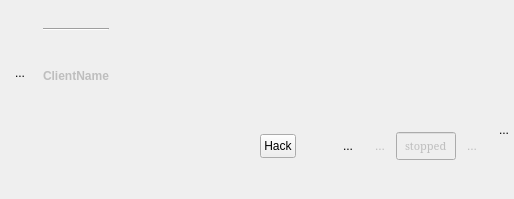
<?xml version="1.0" encoding="UTF-8"?>
<ui version="4.0">
 <class>ClientSlotWidget</class>
 <widget class="QFrame" name="ClientSlotWidget">
  <property name="geometry">
   <rect>
    <x>0</x>
    <y>0</y>
    <width>514</width>
    <height>199</height>
   </rect>
  </property>
  <property name="contextMenuPolicy">
   <enum>Qt::DefaultContextMenu</enum>
  </property>
  <property name="windowTitle">
   <string>Frame</string>
  </property>
  <layout class="QVBoxLayout" name="verticalLayout">
   <property name="spacing">
    <number>0</number>
   </property>
   <property name="leftMargin">
    <number>0</number>
   </property>
   <property name="topMargin">
    <number>3</number>
   </property>
   <property name="rightMargin">
    <number>0</number>
   </property>
   <property name="bottomMargin">
    <number>3</number>
   </property>
   <item>
    <spacer name="verticalSpacer_5">
     <property name="orientation">
      <enum>Qt::Vertical</enum>
     </property>
     <property name="sizeHint" stdset="0">
      <size>
       <width>20</width>
       <height>40</height>
      </size>
     </property>
    </spacer>
   </item>
   <item>
    <layout class="QVBoxLayout" name="mainLayout">
     <property name="spacing">
      <number>2</number>
     </property>
     <item>
      <layout class="QHBoxLayout" name="horizontalLayout_2">
       <item>
        <spacer name="horizontalSpacer_5">
         <property name="orientation">
          <enum>Qt::Horizontal</enum>
         </property>
         <property name="sizeType">
          <enum>QSizePolicy::Fixed</enum>
         </property>
         <property name="sizeHint" stdset="0">
          <size>
           <width>4</width>
           <height>20</height>
          </size>
         </property>
        </spacer>
       </item>
       <item>
        <widget class="QToolButton" name="iconButton">
         <property name="sizePolicy">
          <sizepolicy hsizetype="Expanding" vsizetype="Expanding">
           <horstretch>0</horstretch>
           <verstretch>0</verstretch>
          </sizepolicy>
         </property>
         <property name="minimumSize">
          <size>
           <width>32</width>
           <height>32</height>
          </size>
         </property>
         <property name="maximumSize">
          <size>
           <width>32</width>
           <height>32</height>
          </size>
         </property>
         <property name="styleSheet">
          <string notr="true">QToolButton::menu-indicator{ image: url(none.jpg);}
QToolButton {border: none}</string>
         </property>
         <property name="text">
          <string>...</string>
         </property>
         <property name="iconSize">
          <size>
           <width>32</width>
           <height>32</height>
          </size>
         </property>
         <property name="popupMode">
          <enum>QToolButton::InstantPopup</enum>
         </property>
        </widget>
       </item>
       <item>
        <spacer name="horizontalSpacer_2">
         <property name="orientation">
          <enum>Qt::Horizontal</enum>
         </property>
         <property name="sizeType">
          <enum>QSizePolicy::Fixed</enum>
         </property>
         <property name="sizeHint" stdset="0">
          <size>
           <width>5</width>
           <height>20</height>
          </size>
         </property>
        </spacer>
       </item>
       <item>
        <layout class="QVBoxLayout" name="verticalLayout_4">
         <item>
          <widget class="Line" name="line">
           <property name="orientation">
            <enum>Qt::Horizontal</enum>
           </property>
          </widget>
         </item>
         <item>
          <spacer name="verticalSpacer_2">
           <property name="orientation">
            <enum>Qt::Vertical</enum>
           </property>
           <property name="sizeHint" stdset="0">
            <size>
             <width>20</width>
             <height>40</height>
            </size>
           </property>
          </spacer>
         </item>
         <item>
          <widget class="QLabel" name="ClientName">
           <property name="enabled">
            <bool>false</bool>
           </property>
           <property name="sizePolicy">
            <sizepolicy hsizetype="Preferred" vsizetype="Preferred">
             <horstretch>0</horstretch>
             <verstretch>0</verstretch>
            </sizepolicy>
           </property>
           <property name="maximumSize">
            <size>
             <width>16777215</width>
             <height>16777215</height>
            </size>
           </property>
           <property name="styleSheet">
            <string notr="true">font-weight : bold</string>
           </property>
           <property name="text">
            <string>ClientName</string>
           </property>
          </widget>
         </item>
         <item>
          <spacer name="verticalSpacer_3">
           <property name="orientation">
            <enum>Qt::Vertical</enum>
           </property>
           <property name="sizeHint" stdset="0">
            <size>
             <width>20</width>
             <height>40</height>
            </size>
           </property>
          </spacer>
         </item>
        </layout>
       </item>
       <item>
        <spacer name="horizontalSpacer_6">
         <property name="orientation">
          <enum>Qt::Horizontal</enum>
         </property>
         <property name="sizeType">
          <enum>QSizePolicy::MinimumExpanding</enum>
         </property>
         <property name="sizeHint" stdset="0">
          <size>
           <width>0</width>
           <height>20</height>
          </size>
         </property>
        </spacer>
       </item>
      </layout>
     </item>
     <item>
      <layout class="QHBoxLayout" name="layout_top">
       <property name="spacing">
        <number>0</number>
       </property>
       <item>
        <widget class="QWidget" name="spacerLeftOfDown" native="true">
         <layout class="QHBoxLayout" name="horizontalLayout">
          <property name="spacing">
           <number>0</number>
          </property>
          <property name="leftMargin">
           <number>0</number>
          </property>
          <property name="topMargin">
           <number>0</number>
          </property>
          <property name="rightMargin">
           <number>0</number>
          </property>
          <property name="bottomMargin">
           <number>0</number>
          </property>
          <item>
           <spacer name="horizontalSpacer_3">
            <property name="orientation">
             <enum>Qt::Horizontal</enum>
            </property>
            <property name="sizeType">
             <enum>QSizePolicy::Expanding</enum>
            </property>
            <property name="sizeHint" stdset="0">
             <size>
              <width>0</width>
              <height>20</height>
             </size>
            </property>
           </spacer>
          </item>
         </layout>
        </widget>
       </item>
       <item>
        <widget class="NexHackButton" name="toolButtonHack">
         <property name="sizePolicy">
          <sizepolicy hsizetype="Preferred" vsizetype="Fixed">
           <horstretch>0</horstretch>
           <verstretch>0</verstretch>
          </sizepolicy>
         </property>
         <property name="minimumSize">
          <size>
           <width>36</width>
           <height>20</height>
          </size>
         </property>
         <property name="maximumSize">
          <size>
           <width>36</width>
           <height>24</height>
          </size>
         </property>
         <property name="toolTip">
          <string>Display client Nex-Hack properties</string>
         </property>
         <property name="autoFillBackground">
          <bool>false</bool>
         </property>
         <property name="text">
          <string>Hack</string>
         </property>
         <property name="icon">
          <iconset>
           <normaloff>:/scalable/breeze/layer-visible-on.png</normaloff>:/scalable/breeze/layer-visible-on.png</iconset>
         </property>
         <property name="iconSize">
          <size>
           <width>32</width>
           <height>32</height>
          </size>
         </property>
         <property name="checkable">
          <bool>true</bool>
         </property>
         <property name="toolButtonStyle">
          <enum>Qt::ToolButtonTextOnly</enum>
         </property>
        </widget>
       </item>
       <item>
        <widget class="QToolButton" name="toolButtonGUI">
         <property name="minimumSize">
          <size>
           <width>32</width>
           <height>32</height>
          </size>
         </property>
         <property name="styleSheet">
          <string notr="true">QToolButton{border:none}</string>
         </property>
         <property name="text">
          <string/>
         </property>
         <property name="icon">
          <iconset>
           <normaloff>../../../.designer/backup</normaloff>../../../.designer/backup</iconset>
         </property>
         <property name="iconSize">
          <size>
           <width>22</width>
           <height>22</height>
          </size>
         </property>
        </widget>
       </item>
       <item>
        <spacer name="horizontalSpacer">
         <property name="orientation">
          <enum>Qt::Horizontal</enum>
         </property>
         <property name="sizeType">
          <enum>QSizePolicy::Fixed</enum>
         </property>
         <property name="sizeHint" stdset="0">
          <size>
           <width>4</width>
           <height>20</height>
          </size>
         </property>
        </spacer>
       </item>
       <item>
        <widget class="QToolButton" name="startButton">
         <property name="minimumSize">
          <size>
           <width>32</width>
           <height>32</height>
          </size>
         </property>
         <property name="maximumSize">
          <size>
           <width>32</width>
           <height>32</height>
          </size>
         </property>
         <property name="toolTip">
          <string>Launch</string>
         </property>
         <property name="styleSheet">
          <string notr="true">QToolButton {border: none}</string>
         </property>
         <property name="text">
          <string>...</string>
         </property>
         <property name="icon">
          <iconset resource="../resources.qrc">
           <normaloff>:/scalable/breeze/media-playback-start.svg</normaloff>
           <disabledoff>:/scalable/breeze/disabled/media-playback-start.svg</disabledoff>:/scalable/breeze/media-playback-start.svg</iconset>
         </property>
         <property name="iconSize">
          <size>
           <width>32</width>
           <height>32</height>
          </size>
         </property>
        </widget>
       </item>
       <item>
        <widget class="QToolButton" name="stopButton">
         <property name="enabled">
          <bool>false</bool>
         </property>
         <property name="minimumSize">
          <size>
           <width>32</width>
           <height>32</height>
          </size>
         </property>
         <property name="maximumSize">
          <size>
           <width>32</width>
           <height>32</height>
          </size>
         </property>
         <property name="toolTip">
          <string>&lt;html&gt;&lt;head/&gt;&lt;body&gt;&lt;p&gt;Politely ask the client to stop.&lt;/p&gt;&lt;/body&gt;&lt;/html&gt;</string>
         </property>
         <property name="styleSheet">
          <string notr="true">QToolButton {border: none}</string>
         </property>
         <property name="text">
          <string>...</string>
         </property>
         <property name="icon">
          <iconset resource="../resources.qrc">
           <normaloff>:/scalable/breeze/media-playback-stop.svg</normaloff>
           <disabledoff>:/scalable/breeze/disabled/media-playback-stop.svg</disabledoff>:/scalable/breeze/media-playback-stop.svg</iconset>
         </property>
         <property name="iconSize">
          <size>
           <width>32</width>
           <height>32</height>
          </size>
         </property>
        </widget>
       </item>
       <item>
        <widget class="StatusBar" name="lineEditClientStatus">
         <property name="enabled">
          <bool>false</bool>
         </property>
         <property name="sizePolicy">
          <sizepolicy hsizetype="Fixed" vsizetype="Fixed">
           <horstretch>0</horstretch>
           <verstretch>0</verstretch>
          </sizepolicy>
         </property>
         <property name="maximumSize">
          <size>
           <width>60</width>
           <height>28</height>
          </size>
         </property>
         <property name="font">
          <font>
           <family>Serif</family>
           <pointsize>8</pointsize>
           <weight>50</weight>
           <bold>false</bold>
          </font>
         </property>
         <property name="toolTip">
          <string>Status</string>
         </property>
         <property name="text">
          <string>stopped</string>
         </property>
         <property name="frame">
          <bool>true</bool>
         </property>
         <property name="alignment">
          <set>Qt::AlignCenter</set>
         </property>
         <property name="readOnly">
          <bool>true</bool>
         </property>
        </widget>
       </item>
       <item>
        <widget class="QToolButton" name="saveButton">
         <property name="enabled">
          <bool>false</bool>
         </property>
         <property name="minimumSize">
          <size>
           <width>32</width>
           <height>32</height>
          </size>
         </property>
         <property name="maximumSize">
          <size>
           <width>32</width>
           <height>32</height>
          </size>
         </property>
         <property name="toolTip">
          <string>Save</string>
         </property>
         <property name="styleSheet">
          <string notr="true">QToolButton {border: none}</string>
         </property>
         <property name="text">
          <string>...</string>
         </property>
         <property name="icon">
          <iconset resource="../resources.qrc">
           <normaloff>:/scalable/breeze/document-save.svg</normaloff>:/scalable/breeze/document-save.svg</iconset>
         </property>
         <property name="iconSize">
          <size>
           <width>32</width>
           <height>32</height>
          </size>
         </property>
        </widget>
       </item>
       <item>
        <spacer name="horizontalSpacer_4">
         <property name="orientation">
          <enum>Qt::Horizontal</enum>
         </property>
         <property name="sizeType">
          <enum>QSizePolicy::Fixed</enum>
         </property>
         <property name="sizeHint" stdset="0">
          <size>
           <width>6</width>
           <height>20</height>
          </size>
         </property>
        </spacer>
       </item>
       <item>
        <layout class="QVBoxLayout" name="verticalLayout_2">
         <item>
          <widget class="QToolButton" name="closeButton">
           <property name="sizePolicy">
            <sizepolicy hsizetype="Preferred" vsizetype="Preferred">
             <horstretch>0</horstretch>
             <verstretch>0</verstretch>
            </sizepolicy>
           </property>
           <property name="maximumSize">
            <size>
             <width>22</width>
             <height>22</height>
            </size>
           </property>
           <property name="toolTip">
            <string>Remove</string>
           </property>
           <property name="styleSheet">
            <string notr="true">QToolButton {border: none}</string>
           </property>
           <property name="text">
            <string>...</string>
           </property>
           <property name="icon">
            <iconset resource="../resources.qrc">
             <normaloff>:/scalable/breeze/window-close.svg</normaloff>:/scalable/breeze/window-close.svg</iconset>
           </property>
          </widget>
         </item>
         <item>
          <spacer name="verticalSpacer">
           <property name="orientation">
            <enum>Qt::Vertical</enum>
           </property>
           <property name="sizeHint" stdset="0">
            <size>
             <width>20</width>
             <height>40</height>
            </size>
           </property>
          </spacer>
         </item>
        </layout>
       </item>
      </layout>
     </item>
    </layout>
   </item>
   <item>
    <spacer name="verticalSpacer_4">
     <property name="orientation">
      <enum>Qt::Vertical</enum>
     </property>
     <property name="sizeHint" stdset="0">
      <size>
       <width>20</width>
       <height>40</height>
      </size>
     </property>
    </spacer>
   </item>
  </layout>
  <action name="actionSaveAsApplicationTemplate">
   <property name="icon">
    <iconset theme="document-save-as-template">
     <normaloff>../../../../../.designer/backup</normaloff>../../../../../.designer/backup</iconset>
   </property>
   <property name="text">
    <string>Save As Application Template</string>
   </property>
  </action>
  <action name="actionProperties">
   <property name="icon">
    <iconset theme="document-properties">
     <normaloff>../../../../../.designer/backup</normaloff>../../../../../.designer/backup</iconset>
   </property>
   <property name="text">
    <string>Properties</string>
   </property>
  </action>
  <action name="actionReturnToAPreviousState">
   <property name="icon">
    <iconset theme="media-seek-backward">
     <normaloff>../../../.designer/backup</normaloff>../../../.designer/backup</iconset>
   </property>
   <property name="text">
    <string>Return To A Previous State</string>
   </property>
  </action>
  <action name="actionRename">
   <property name="icon">
    <iconset theme="edit-rename">
     <normaloff>../../../.designer/backup</normaloff>../../../.designer/backup</iconset>
   </property>
   <property name="text">
    <string>Rename</string>
   </property>
  </action>
  <action name="actionFindBoxesInPatchbay">
   <property name="icon">
    <iconset theme="edit-find">
     <normaloff>.</normaloff>.</iconset>
   </property>
   <property name="text">
    <string>Find boxes in patchbay</string>
   </property>
  </action>
 </widget>
 <customwidgets>
  <customwidget>
   <class>StatusBar</class>
   <extends>QLineEdit</extends>
   <header>surclassed_widgets</header>
  </customwidget>
  <customwidget>
   <class>NexHackButton</class>
   <extends>QToolButton</extends>
   <header location="global">surclassed_widgets</header>
  </customwidget>
 </customwidgets>
 <resources>
  <include location="../resources.qrc"/>
 </resources>
 <connections/>
</ui>
